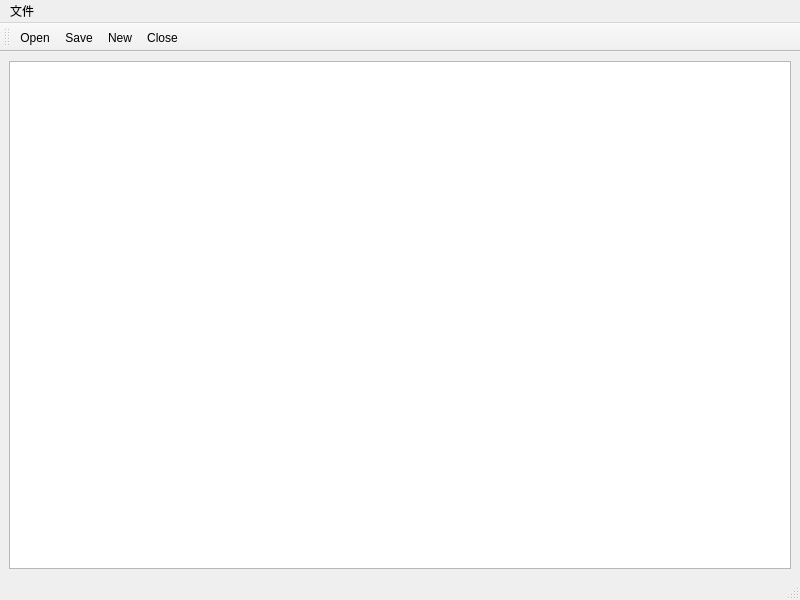
<?xml version="1.0" encoding="UTF-8"?>
<ui version="4.0">
 <class>MainWindow</class>
 <widget class="QMainWindow" name="MainWindow">
  <property name="geometry">
   <rect>
    <x>0</x>
    <y>0</y>
    <width>800</width>
    <height>600</height>
   </rect>
  </property>
  <property name="windowTitle">
   <string>MainWindow</string>
  </property>
  <widget class="QWidget" name="centralwidget">
   <layout class="QGridLayout" name="gridLayout">
    <item row="0" column="0">
     <widget class="QTextEdit" name="textEdit">
      <property name="statusTip">
       <string/>
      </property>
     </widget>
    </item>
   </layout>
  </widget>
  <widget class="QMenuBar" name="menubar">
   <property name="geometry">
    <rect>
     <x>0</x>
     <y>0</y>
     <width>800</width>
     <height>22</height>
    </rect>
   </property>
   <widget class="QMenu" name="menu">
    <property name="title">
     <string>文件</string>
    </property>
    <addaction name="actionNew"/>
    <addaction name="actionOpen"/>
    <addaction name="actionClose"/>
    <addaction name="separator"/>
    <addaction name="actionSave"/>
    <addaction name="separator"/>
   </widget>
   <addaction name="menu"/>
  </widget>
  <widget class="QStatusBar" name="statusBar">
   <property name="statusTip">
    <string>新建文件</string>
   </property>
  </widget>
  <widget class="QToolBar" name="toolBar">
   <property name="windowTitle">
    <string>toolBar</string>
   </property>
   <attribute name="toolBarArea">
    <enum>TopToolBarArea</enum>
   </attribute>
   <attribute name="toolBarBreak">
    <bool>false</bool>
   </attribute>
   <addaction name="actionOpen"/>
   <addaction name="actionSave"/>
   <addaction name="actionNew"/>
   <addaction name="actionClose"/>
  </widget>
  <action name="actionNew">
   <property name="icon">
    <iconset resource="resource.qrc">
     <normaloff>:/style/add.png</normaloff>:/style/add.png</iconset>
   </property>
   <property name="text">
    <string>New</string>
   </property>
   <property name="statusTip">
    <string>新建文件</string>
   </property>
   <property name="shortcut">
    <string>Ctrl+N</string>
   </property>
  </action>
  <action name="actionOpen">
   <property name="icon">
    <iconset resource="resource.qrc">
     <normaloff>:/style/document-open.png</normaloff>:/style/document-open.png</iconset>
   </property>
   <property name="text">
    <string>Open</string>
   </property>
   <property name="shortcut">
    <string>Ctrl+O</string>
   </property>
  </action>
  <action name="actionClose">
   <property name="icon">
    <iconset resource="resource.qrc">
     <normaloff>:/style/application-exit.png</normaloff>:/style/application-exit.png</iconset>
   </property>
   <property name="text">
    <string>Close</string>
   </property>
   <property name="shortcut">
    <string>Ctrl+X</string>
   </property>
  </action>
  <action name="actionSave">
   <property name="icon">
    <iconset resource="resource.qrc">
     <normaloff>:/style/document-save.png</normaloff>:/style/document-save.png</iconset>
   </property>
   <property name="text">
    <string>Save</string>
   </property>
   <property name="shortcut">
    <string>Ctrl+S</string>
   </property>
  </action>
 </widget>
 <resources>
  <include location="resource.qrc"/>
 </resources>
 <connections/>
</ui>
